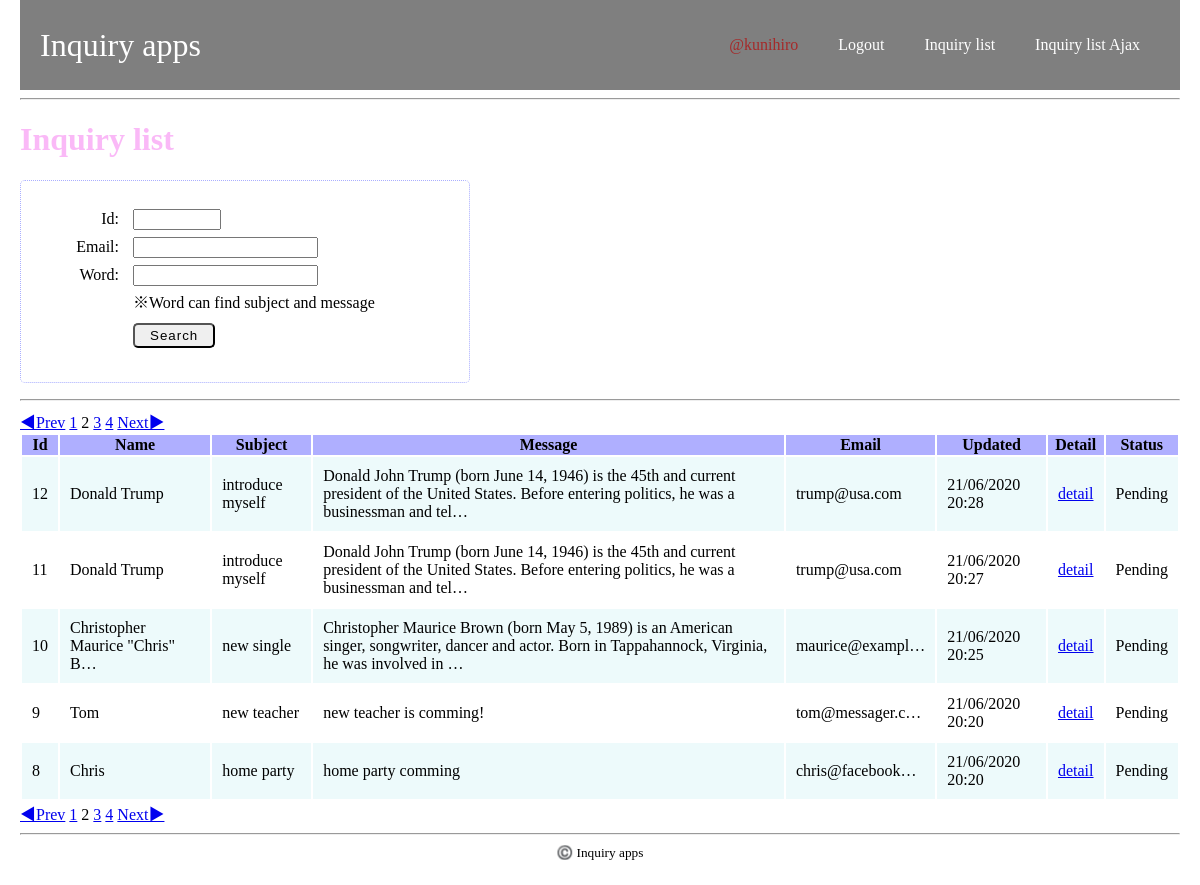
/inquiry/list/?email=&page=2 (signed in), run on the app's committed database.
### inquiry_apps/models.py (models this page shows, shortened)
class Inquiry(models.Model):
    class Meta:
        db_table = 'inquiry'
    name = models.CharField(verbose_name='name',
                                max_length=255)
    subject = models.CharField(verbose_name='subject',
                                max_length=255)
    message = models.CharField(verbose_name='message',
                                max_length=500)
    email = models.EmailField(verbose_name='email')
    created_at = models.DateTimeField(verbose_name='created_at',
                                        auto_now_add=True)
    updated_at = models.DateTimeField(verbose_name='updated_at',
                                        auto_now_add=True)
    inquiry_status = models.IntegerField(
        verbose_name='inquiry_status',
        choices=InquiryStatus.INQUIRY_STATUS_CHOICES,
        default=0
    )
    def inquiry_status_as_str(self):
        inquiry_status_as_str = InquiryStatus.status_as_str(self.inquiry_status)
        return inquiry_status_as_str

### inquiry_apps/views.py (the view)
# urls.py: path('inquiry/list/', views.inquiry_list, name='inquiry_list'),
@login_required(login_url='/inquiry/login/')
@require_http_methods(['GET'])
def inquiry_list(request):
    qs = Inquiry.objects.order_by('-updated_at')
    form = InquiryFindForm(request.GET)
    if not form.is_valid():
        return render(request, 'inquiry_apps/inquiry_list.html', {'form': form})
    if form.is_valid():
        id_int = form.cleaned_data['id']
        email_str = form.cleaned_data['email']
        page_int = form.cleaned_data['page']
        word_str = form.cleaned_data['word']
    if email_str is not None:
        qs = qs.filter(email__contains=email_str)
    if id_int is not None:
        qs = qs.filter(id=id_int)
    if word_str is not None:
        qs = qs.filter(Q(subject__contains=word_str) |
                        Q(message__contains=word_str))
    next_page_href = _some_page_href(id_int, email_str, page_int+1, word_str)
    prev_page_href = _some_page_href(id_int, email_str, page_int-1, word_str)
    paginator = Paginator(qs, 5)
    try:
        inquiries_page = paginator.page(page_int)
    except EmptyPage:
        raise Http404('Page does not exist')
    context = {
        'form': form,
        'inquiries_page': inquiries_page,
        'search_email': email_str,
        'next_page_href': next_page_href,
        'prev_page_href': prev_page_href,
    }
    template = loader.get_template('inquiry_apps/inquiry_list.html')
    return HttpResponse(template.render(context, request))

### inquiry_apps/forms.py
class InquiryFindForm(forms.Form):
    id = forms.IntegerField(required=False,
                                min_value=1,
                                max_value=100000)
    email = forms.CharField(required=False,
                                max_length=255)
    page = forms.IntegerField(required=False,
                                max_value=10000,
                                min_value=1,)
    word = forms.CharField(required=False,
                            max_length=1000)
    def clean(self):
        cleaned_data = super().clean()
        return cleaned_data
    def clean_id(self):
        find_id = self.cleaned_data['id']
        return find_id
    def clean_email(self):
        email = self.cleaned_data['email']
        return email
    def clean_page(self):
        page =self.cleaned_data['page']
        if page == None:
            page = 1
        return page
    def clean_word(self):
        word = self.cleaned_data['word']
        return word

### inquiry_apps/models.py (called while the page is built)
    @classmethod
    def status_as_str(cls, inquiry_status):
        if inquiry_status == cls.Pending:
            return cls.INQUIRY_STATUS_CHOICES[0][1]
        elif inquiry_status == cls.Ignore:
            return cls.INQUIRY_STATUS_CHOICES[1][1]
        elif inquiry_status == cls.Completed:
            return cls.INQUIRY_STATUS_CHOICES[2][1]
        else:
            raise RuntimeError('invalid')

### inquiry_apps/views.py (called while the page is built)
def _some_page_href(id, email, current_page, word):
    params = []
    if id:
        params.append('id=%s' % urllib.parse.quote(str(id)))
    if email:
        params.append('email=%s' % urllib.parse.quote(email))
    if current_page:
        params.append('page=%s' % urllib.parse.quote(str(current_page)))
    if word:
        params.append('word=%s' % urllib.parse.quote(word))
    return '?' + '&'.join(params)

### inquiry_apps/templates/inquiry_apps/inquiry_list.html (shortened to what this page needs)
{% extends 'inquiry_apps/base.html' %}
{% block content %}
<h1>Inquiry list</h1>
<form method="get">
    <ul class="search_inquiry_form">
        <li>
            <label for="id">Id:</label>
            <span class="input_field">{{ form.id }}{{ form.id.errors }}</span>
        </li>
        <li>
            <label for="">Email:</label>
            <span class="input_field">{{ form.email }}{{ form.email.erros }}</span>
        </li>
        <li>
            <label for="">Word:</label>
            <span class="input_field">{{ form.word }}{{ form.word.erros }}</span>
        </li>
        <li>
            <span>※Word can find subject and message</span>
        </li>
        <li>
            <button type="submit" class="btn">Search</button>
        </li>
    </ul>
</form>
<hr>
{% if inquiries_page.has_previous %}
<a href="{{ prev_page_href }}">◀︎Prev</a>
{% endif %}
{% for num in inquiries_page.paginator.page_range %}
{% if inquiries_page.number == num %}
<span>{{ num }}</span>
{% else %}
<a href="?email={{ search_email }}&page={{ num }}">{{ num }}</a>
{% endif %}
{% endfor %}
{% if inquiries_page.has_next %}
<a href="{{ next_page_href }}">Next▶︎</a>
{% endif %}
<table class="inquiry_list_table">
    <thead>
        <tr>
            <th>Id</th>
            <th>Name</th>
            <th>Subject</th>
            <th>Message</th>
            <th>Email</th>
            <th>Updated</th>
            <th>Detail</th>
            <th>Status</th>
        </tr>
    </thead>
    <tbody>
        {% for inquiry in inquiries_page %}
        <tr>
            <td>{{ inquiry.id }}</td>
            <td><div class="container"><span>Name</span><span>{{ inquiry.name|truncatechars:30 }}</span></div></td>
            <td><div class="container"><span>Subject</span><span>{{ inquiry.subject|truncatechars:100 }}</span></div></td>
            <td><div class="container"><span>Message</span><span>{{ inquiry.message|truncatechars:150 }}</span></div></td>
            <td><div class="container"><span>Email</span><span>{{ inquiry.email|truncatechars:15 }}</span></div></td>
            <td><div class="container"><span>Updated</span><span>{{ inquiry.updated_at|date:"j/m/Y H:i " }}</span></div></td>
            <td><div class="container"><span>Detail</span><span><a href="{% url 'inquiry_apps:comment_list' inquiry.id %}">detail</a></span></div></td>
            <td><div class="container"><span>Status</span><span>{{ inquiry.inquiry_status_as_str }}</span></div></td>
        </tr>
        {% endfor %}
    </tbody>
</table>
{% if inquiries_page.has_previous %}
<a href="{{ prev_page_href }}">◀︎Prev</a>
{% endif %}
{% for num in inquiries_page.paginator.page_range %}
{% if inquiries_page.number == num %}
<span>{{ num }}</span>
{% else %}
<a href="?email={{ search_email }}&page={{ num }}">{{ num }}</a>
{% endif %}
{% endfor %}
{% if inquiries_page.has_next %}
<a href="{{ next_page_href }}">Next▶︎</a>
{% endif %}
{% endblock %}

### inquiry_apps/templates/inquiry_apps/base.html (shortened to what this page needs)
{% load static %}
<!doctype html>
<html lang="ja">
<head>
    <link rel="stylesheet" href="{% static 'inquiry_apps/css/base.css' %}">
</head>
<body>
    <header class="header">
        <div class="header-bg">
            <div class="header-cat">
                <div class="header-logo">
                    <a href="/">Inquiry apps</a>
                </div>
                <nav class="header-navi">
                    <div class="header-navi-wrap">
                        <ul class="header-navi-list">
                            <li class="header-navi-item"><a href="{% url 'inquiry_apps:edit_profile' %}" style="color:brown;">@{{ user }}</a></li>
                            <li class="header-navi-item"><a href="{% url 'inquiry_apps:inquiry_logout' %}">Logout</a></li>
                            <li class="header-navi-item"><a href="{% url 'inquiry_apps:inquiry_list' %}">Inquiry list</a></li>
                            <li class="header-navi-item"><a href="{% url 'inquiry_apps:inquiry_list_ajax' %}">Inquiry list Ajax</a></li>
                        </ul>
                    </div>
                </nav>
            </div>
        </div>
    </header>
    <div class="content">
        <hr>
        {% block content %}
        {% endblock %}
    </div>
    <hr>
    <div class="footer">
        <small class="copy-right">©️ Inquiry apps</small>
    </div>
</body>
</html>

### inquiry_apps/static/inquiry_apps/css/base.css (style rules this page uses)
html { font-size: 16px; }
body { margin: 0 20px; }
ul, ol { list-style: none; }
h1 { color: rgba(241, 70, 233, 0.377); }
.header { width: 100%; left: 0; top: 0; z-index: 1000; background-color: rgb(000,000,000,.5); }
.header-bg { position: relative; z-index: 2; padding: 20px; flex-wrap: wrap; }
.header-logo a { font-family: cursive; display: block; text-decoration: none; font-size: 2rem; color: #fff; }
.header-cat { display: flex; flex-wrap: wrap; justify-content: space-between; align-items: center; }
.header-navi-list { display: flex; }
.header-navi a { text-decoration: none; padding-left: 20px; padding-right: 20px; font-size: 1rem; color: #fff; }
.search_inquiry_form { width: 400px; padding: 1.5em; border: 1px dotted #aaafff; border-radius: 5px; }
.search_inquiry_form li label { display: inline-block; width: 64px; margin: 5px 10px; text-align: right; }
.search_inquiry_form li button { margin: 10px 0; }
table tr td { padding: 10px; }
.inquiry_list_table thead, .comment_list_table thead { background: rgba(55, 55, 255, .4); }
.inquiry_list_table tr:nth-child(odd) td, .comment_list_table tr:nth-child(odd) td { background: rgba(161, 230, 233, 0.192); }
.btn { padding: 3px 15px; border-radius: 5px; letter-spacing: 1px; }
.footer { text-align: center; }

### data on the page
Inquiry: id "12", name "Donald Trump", subject "introduce myself", message "Donald John Trump (born June 14, 1946) is the 45th and current president of the United States. Before entering politics, he was a businessman and tel…", email "trump@usa.com", updated_at "21/06/2020 20:28", inquiry_status_as_str "Pending"
Inquiry: id "11", name "Donald Trump", subject "introduce myself", message "Donald John Trump (born June 14, 1946) is the 45th and current president of the United States. Before entering politics, he was a businessman and tel…", email "trump@usa.com", updated_at "21/06/2020 20:27", inquiry_status_as_str "Pending"
Inquiry: id "10", name "Christopher Maurice \"Chris\" B…", subject "new single", message "Christopher Maurice Brown (born May 5, 1989) is an American singer, songwriter, dancer and actor. Born in Tappahannock, Virginia, he was involved in …", email "maurice@exampl…", updated_at "21/06/2020 20:25", inquiry_status_as_str "Pending"
Inquiry: id "9", name "Tom", subject "new teacher", message "new teacher is comming!", email "tom@messager.c…", updated_at "21/06/2020 20:20", inquiry_status_as_str "Pending"
Inquiry: id "8", name "Chris", subject "home party", message "home party comming", email "chris@facebook…", updated_at "21/06/2020 20:20", inquiry_status_as_str "Pending"

### other printed values
{{ user }} "kunihiro"
{{ num }} "1" "3" "4"
{{ num }} "2"
